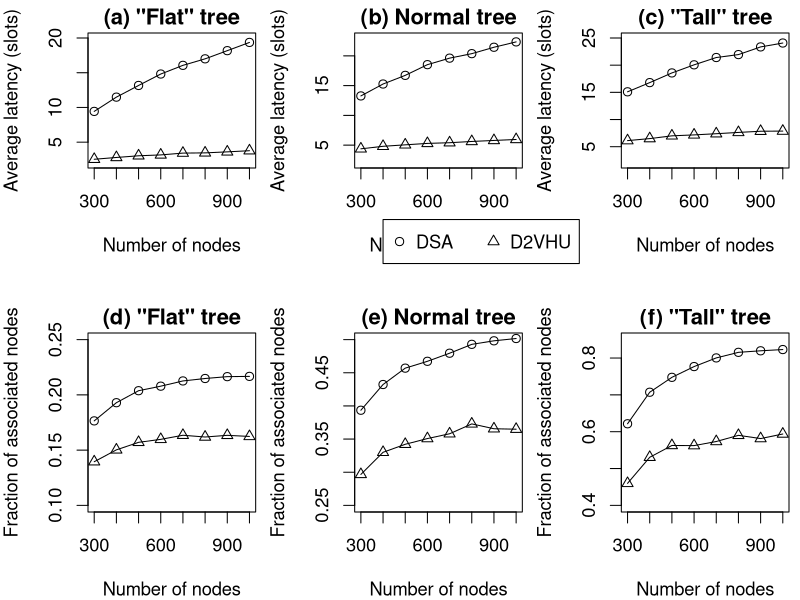

Reproduce this figure in R.
pdf("ZBS-vs.pdf", width=14, height=8, family="Times")
par(xpd=NA, mfrow=c(2,3), mar=c(6,4,1.5,0.5), cex=1.1) # margin: bottom left top right

num_FFD <- c(300, 400, 500, 600, 700, 800, 900, 1000)
legend <- c("DSA", "D2VHU")

# # # # # # # # # # # # # # # # # # # # # # # # # # # # # # # # # # # # # # # #
#       Average latency
# # # # # # # # # # # # # # # # # # # # # # # # # # # # # # # # # # # # # # # #

# # # # # # # # flat # # # # # # # #
# DSA
avg_lat <- c(9.430780, 11.485220, 13.166376, 14.812940, 16.062326, 17.000750, 18.177999, 19.364155)
plot(num_FFD, avg_lat, type='o', pch=1, ylim=c(2,20),
	xlab='Number of nodes', ylab='Average latency (slots)', main='(a) "Flat" tree')

# D2VHU
avg_lat <- c(2.537583, 2.796554, 3.038903, 3.165081, 3.425238, 3.457808, 3.604372, 3.769868)
lines(num_FFD, avg_lat, type='o', pch=2)

# # # # # # # # normal # # # # # # # #
# DSA
avg_lat <- c(13.268541, 15.270854, 16.723609, 18.522221, 19.616419, 20.371414, 21.445719, 22.346408)
plot(num_FFD, avg_lat, type='o', pch=1, ylim=c(2,23),
	xlab='Number of nodes', ylab='Average latency (slots)', main='(b) Normal tree')

# D2VHU
avg_lat <- c(4.381564, 4.805202, 5.052102, 5.292424, 5.407700, 5.618335, 5.788207, 5.953091)
lines(num_FFD, avg_lat, type='o', pch=2)

legend(400, -7.5, legend=c('DSA', 'D2VHU'), pch=c(1,2), ncol=2)

# # # # # # # # tall # # # # # # # #
# DSA
avg_lat <- c(15.099361, 16.792427, 18.574422, 20.065302, 21.408511, 21.947956, 23.361496, 24.076928)
plot(num_FFD, avg_lat, type='o', pch=1, ylim=c(2,25),
	xlab='Number of nodes', ylab='Average latency (slots)', main='(c) "Tall" tree')

# D2VHU
avg_lat <- c(6.117536, 6.491474, 6.998628, 7.170593, 7.388546, 7.625382, 7.842445, 7.872848)
lines(num_FFD, avg_lat, type='o', pch=2)

# # # # # # # # # # # # # # # # # # # # # # # # # # # # # # # # # # # # # # # #
#       Number of associated devices
# # # # # # # # # # # # # # # # # # # # # # # # # # # # # # # # # # # # # # # #
par(mar=c(4,4,1.5,0.5))

# # # # # # # # flat # # # # # # # #
# DSA
num_assoc <- c(52.940000, 77.170000, 101.890000, 124.730000, 148.830000, 171.860000, 194.850000, 216.740000)
num_assoc <- num_assoc / num_FFD
plot(num_FFD, num_assoc, type='o', pch=1, ylim=c(0.1,0.25),
	xlab='Number of nodes', ylab='Fraction of associated nodes', main='(d) "Flat" tree')

# D2VHU
num_assoc <- c(41.85, 60.10, 78.53, 95.85, 114.42, 129.50, 147.05, 162.39)
num_assoc <- num_assoc / num_FFD
lines(num_FFD, num_assoc, type='o', pch=2)

# # # # # # # # normal # # # # # # # #
# DSA
num_assoc <- c(118.05, 172.92, 228.50, 280.39, 335.66, 394.32, 448.40, 501.68)
num_assoc <- num_assoc / num_FFD
plot(num_FFD, num_assoc, type='o', pch=1, ylim=c(0.25,0.5),
	xlab='Number of nodes', ylab='Fraction of associated nodes', main='(e) Normal tree')

# D2VHU
num_assoc <- c(89.01, 132.02, 171.08, 210.47, 250.61, 298.31, 329.02, 364.89)
num_assoc <- num_assoc / num_FFD
lines(num_FFD, num_assoc, type='o', pch=2)

# # # # # # # # tall # # # # # # # #
# DSA
num_assoc <- c(186.47, 282.87, 373.82, 466.11, 560.25, 652.40, 737.71, 823.07)
num_assoc <- num_assoc / num_FFD
plot(num_FFD, num_assoc, type='o', pch=1, ylim=c(0.4,0.85),
	xlab='Number of nodes', ylab='Fraction of associated nodes', main='(f) "Tall" tree')

# D2VHU
num_assoc <- c(137.93, 212.24, 281.32, 337.34, 401.40, 472.12, 523.23, 593.78)
num_assoc <- num_assoc / num_FFD
lines(num_FFD, num_assoc, type='o', pch=2)

dev.off()
